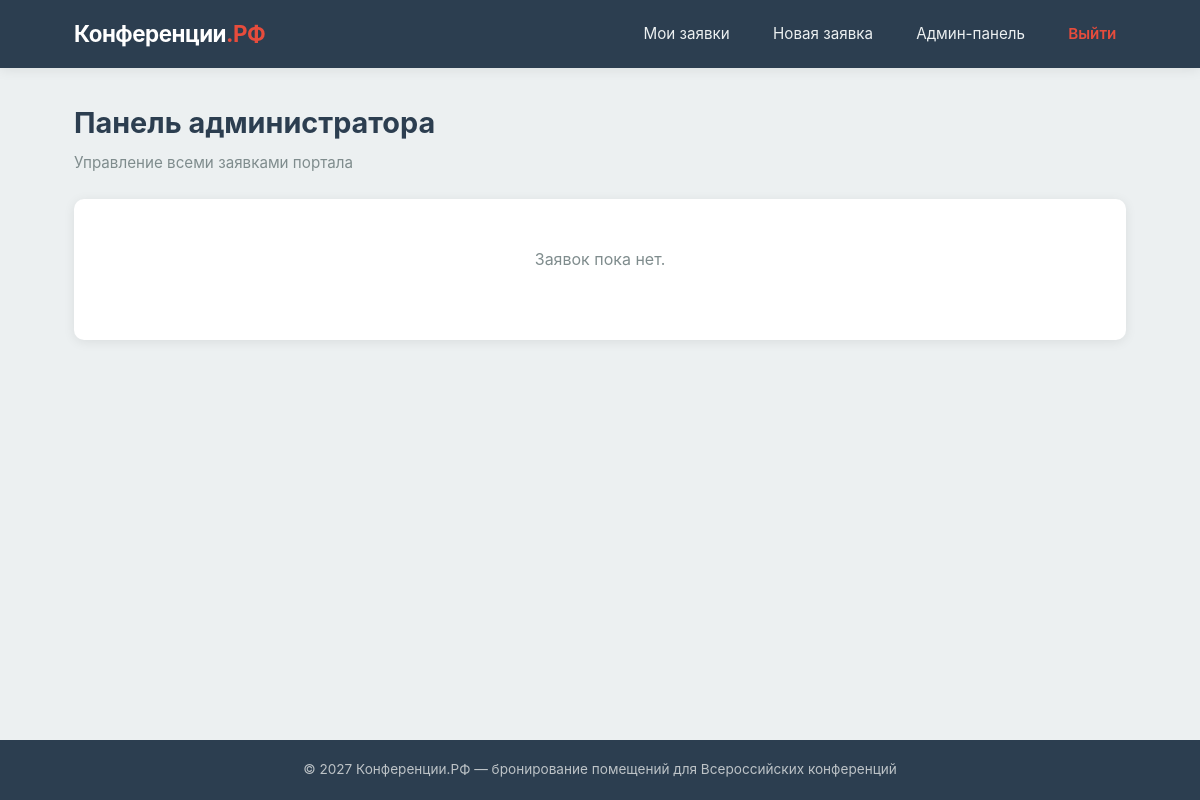
Page /admin (signed in) on the earlier database version.
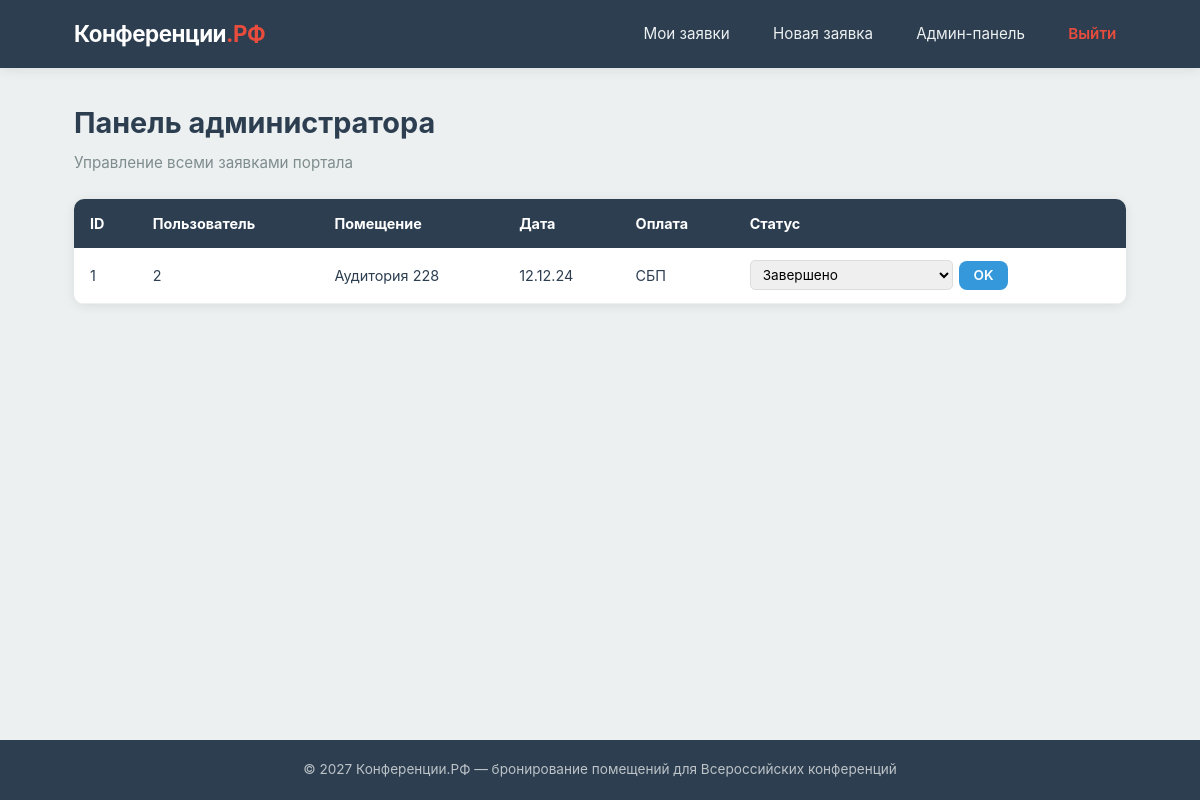
Same page on the later database version.
### tables this page shows
CREATE TABLE requests (
        id INTEGER PRIMARY KEY AUTOINCREMENT,
        user_id INTEGER,
        room_name TEXT NOT NULL,
        start_date TEXT NOT NULL,
        payment_method TEXT NOT NULL,
        status TEXT DEFAULT 'Новая',
        review TEXT,
        FOREIGN KEY (user_id) REFERENCES users (id)
    );

### routers/admin.py (the view)
@router.get("/admin", response_class=HTMLResponse)
async def admin_panel(request: Request, db: sqlite3.Connection = Depends(get_db)):
    if not request.session.get("is_admin"):
        return RedirectResponse(url="/login", status_code=303)
    cursor = db.cursor()
    all_requests = cursor.execute("SELECT * FROM requests").fetchall()
    return templates.TemplateResponse(
        request, "admin.html", {"requests": all_requests}
    )

### templates/admin.html (shortened to what this page needs)
{% extends "base.html" %}
{% block content %}
<section class="page-section">
    <h1>Панель администратора</h1>
    <p class="subtitle">Управление всеми заявками портала</p>
    {% if requests %}
        <div class="admin-table-wrapper">
            <table class="admin-table">
                <thead>
                    <tr>
                        <th>ID</th>
                        <th>Пользователь</th>
                        <th>Помещение</th>
                        <th>Дата</th>
                        <th>Оплата</th>
                        <th>Статус</th>
                    </tr>
                </thead>
                <tbody>
                    {% for req in requests %}
                    <tr data-testid="admin-row">
                        <td>{{ req.id }}</td>
                        <td>{{ req.user_id }}</td>
                        <td>{{ req.room_name }}</td>
                        <td>{{ req.start_date }}</td>
                        <td>{{ req.payment_method }}</td>
                        <td>
                            <form method="post" action="/admin/update_status/{{ req.id }}"
                                  class="status-form">
                                <select name="status" data-testid="admin-status">
                                    <option value="Завершено" {% if req.status == 'Завершено' %}selected{% endif %}>Завершено</option>
                                </select>
                                <button type="submit" class="btn btn-secondary btn-small">OK</button>
                            </form>
                        </td>
                    </tr>
                    {% endfor %}
                </tbody>
            </table>
        </div>
    {% else %}
        <div class="empty-state">
            <p>Заявок пока нет.</p>
        </div>
    {% endif %}
</section>
{% endblock %}

### templates/base.html (shortened to what this page needs)
<!DOCTYPE html>
<html lang="ru">
<head>
    <link rel="stylesheet" href="/static/style.css">
</head>
<body>
    <header class="site-header">
        <nav class="nav-container">
            <a href="/" class="logo">Конференции<span>.РФ</span></a>
            <ul class="nav-links">
                {% if request.session.get("user_id") %}
                    <li><a href="/requests">Мои заявки</a></li>
                    <li><a href="/create_request">Новая заявка</a></li>
                    {% if request.session.get("is_admin") %}
                        <li><a href="/admin">Админ-панель</a></li>
                    {% endif %}
                    <li><a href="/logout" class="btn-logout">Выйти</a></li>
                {% else %}
                    <li><a href="/login">Вход</a></li>
                    <li><a href="/register">Регистрация</a></li>
                {% endif %}
            </ul>
        </nav>
    </header>
    <main class="main-content">
        {% block content %}{% endblock %}
    </main>
    <footer class="site-footer">
        <p>&copy; 2027 Конференции.РФ — бронирование помещений для Всероссийских конференций</p>
    </footer>
</body>
</html>

### static/style.css (style rules this page uses)
* { margin: 0; padding: 0; box-sizing: border-box; }
:root { --color-primary: #2c3e50; --color-accent: #e74c3c; --color-secondary: #3498db; --color-bg: #ecf0f1; --color-card: #ffffff; --color-text: #2c3e50; --color-muted: #7f8c8d; --color-success: #27ae60; --color-warning: #f39c12; --color-error: #e74c3c; --radius: 10px; --shadow: 0 2px 12px rgba(0, 0, 0, 0.08); --shadow-hover: 0 6px 20px rgba(0, 0, 0, 0.15); --transition: all 0.3s ease; }
body { font-family: -apple-system, BlinkMacSystemFont, "Segoe UI", Roboto, Arial, sans-serif; background: var(--color-bg); color: var(--color-text); line-height: 1.6; min-height: 100vh; display: flex; flex-direction: column; }
.site-header { background: var(--color-primary); box-shadow: var(--shadow); position: sticky; top: 0; z-index: 100; }
.nav-container { max-width: 1100px; margin: 0 auto; padding: 1rem 1.5rem; display: flex; justify-content: space-between; align-items: center; flex-wrap: wrap; gap: 1rem; }
.logo { color: #fff; font-size: 1.4rem; font-weight: 700; text-decoration: none; letter-spacing: -0.5px; }
.logo span { color: var(--color-accent); }
.nav-links { list-style: none; display: flex; gap: 1.5rem; align-items: center; flex-wrap: wrap; }
.nav-links a { color: #ecf0f1; text-decoration: none; font-size: 0.95rem; padding: 0.4rem 0.6rem; border-radius: 5px; transition: var(--transition); }
.btn-logout { color: var(--color-accent) !important; font-weight: 600; }
.main-content { flex: 1; max-width: 1100px; width: 100%; margin: 0 auto; padding: 2rem 1.5rem; }
.page-section { animation: fadeIn 0.5s ease; }
h1 { font-size: 1.8rem; color: var(--color-primary); margin-bottom: 0.3rem; }
.subtitle { color: var(--color-muted); margin-bottom: 1.5rem; font-size: 0.95rem; }
.btn { display: inline-block; padding: 0.75rem 1.5rem; border: none; border-radius: 8px; font-size: 0.95rem; font-weight: 600; cursor: pointer; text-decoration: none; text-align: center; transition: var(--transition); font-family: inherit; }
.btn-secondary { background: var(--color-secondary); color: #fff; }
.btn-small { padding: 0.4rem 0.9rem; font-size: 0.85rem; width: auto; }
.admin-table-wrapper { overflow-x: auto; background: var(--color-card); border-radius: var(--radius); box-shadow: var(--shadow); animation: fadeIn 0.5s ease; }
.admin-table { width: 100%; border-collapse: collapse; min-width: 700px; }
.admin-table thead { background: var(--color-primary); color: #fff; }
.admin-table th, .admin-table td { padding: 0.8rem 1rem; text-align: left; font-size: 0.9rem; }
.admin-table tbody tr { border-bottom: 1px solid #ecf0f1; transition: var(--transition); }
.status-form { display: flex; gap: 0.4rem; align-items: center; }
.status-form select { padding: 0.3rem 0.5rem; border-radius: 5px; border: 1px solid #ddd; font-size: 0.85rem; font-family: inherit; }
.site-footer { background: var(--color-primary); color: #bdc3c7; text-align: center; padding: 1.2rem; font-size: 0.85rem; margin-top: auto; }

Differences in the rows shown:
added requests: id "1", user_id "2", room_name "Аудитория 228", start_date "12.12.24", payment_method "СБП", status "Завершено"
Other differences:
text no longer shown: "Заявок пока нет."
text now shown: "ID Пользователь Помещение Дата Оплата Статус"
